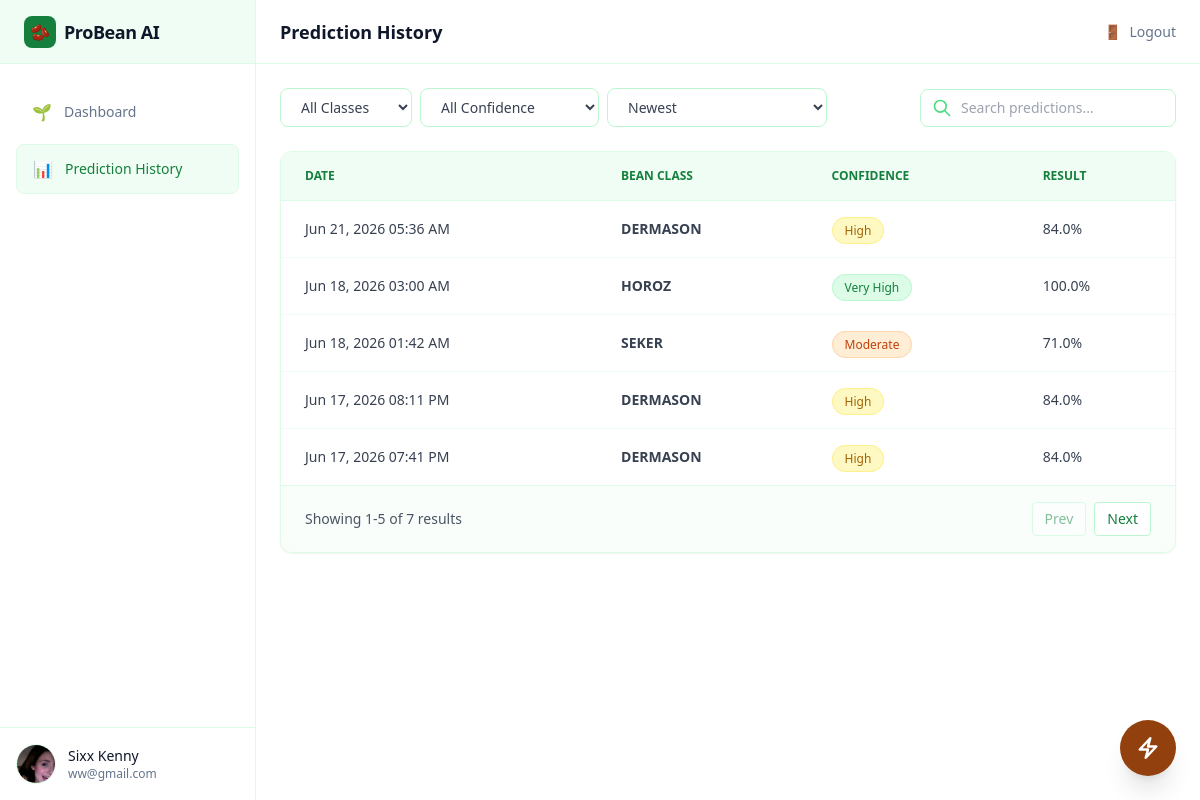
The app's page /history (signed in), older data.
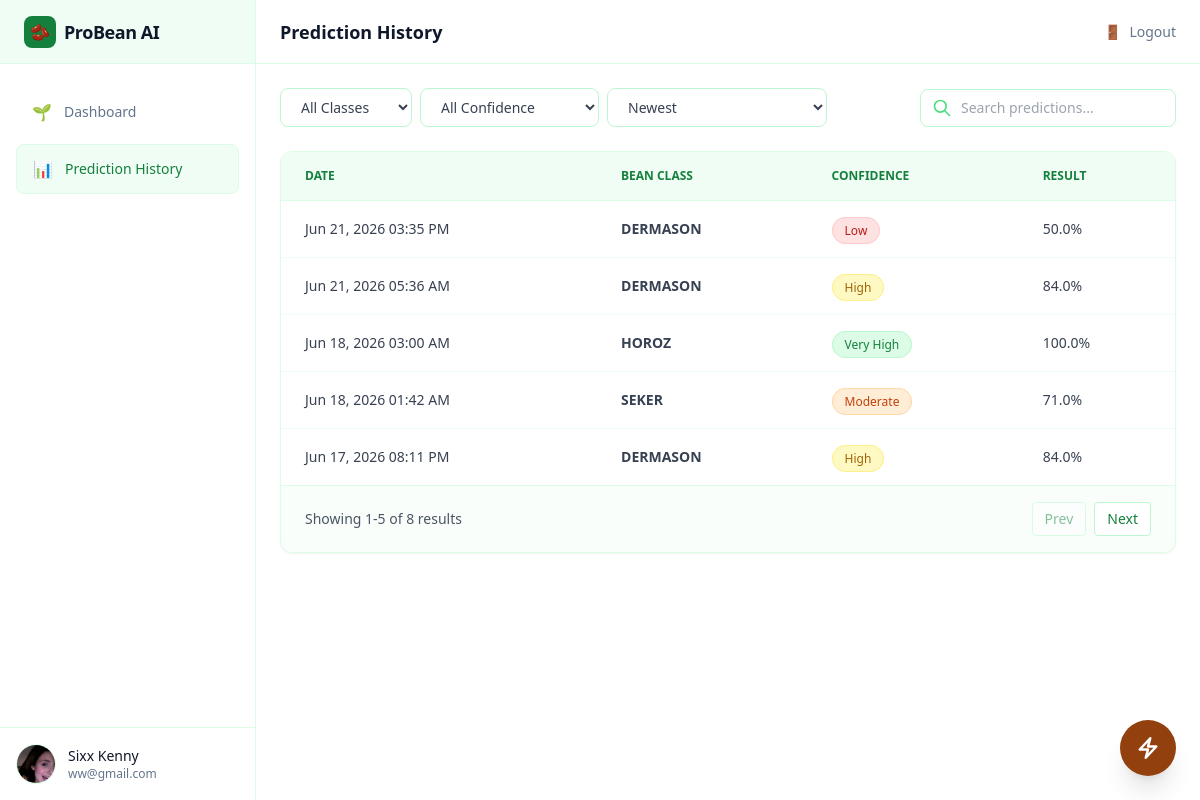
The same page, newer data.
### models/user.py (models this page shows, shortened)
class User(db.Model):
    id = db.Column(
        db.Integer,
        primary_key=True
    )
    name = db.Column(
        db.String(100),
        nullable=False
    )
    username = db.Column(
        db.String(25),
        unique=True,
        nullable=False
    )
    email = db.Column(
        db.String(120),
        unique=True,
        nullable=False
    )
    password_hash = db.Column(
        db.String(255),
        nullable=False
    )
    avatar = db.Column(
        db.String(255),
        nullable=True
    )

### models/prediction.py (models this page shows)
class Prediction(db.Model):
    id = db.Column(
        db.Integer,
        primary_key=True
    )
    user_id = db.Column(
        db.Integer,
        db.ForeignKey("user.id"),
        nullable=True
    )
    prediction = db.Column(
        db.String(50)
    )
    confidence = db.Column(
        db.Float
    )
    input_data = db.Column(
        db.Text
    )
    created_at = db.Column(
        db.DateTime,
        default=datetime.utcnow
    )

### routes/main.py (the view)
@main.route("/history")
def history():
    if session.get("guest"):
        return redirect(url_for("main.dashboard"))
    if "username" not in session:
        return redirect(url_for("auth.login_page"))
    user = User.query.filter_by(
        username=session["username"]
    ).first()
    predictions = Prediction.query.filter_by(
        user_id=user.id
    ).order_by(
        Prediction.created_at.desc()
    ).all()
    return render_template(
        "main/history.html",
        user=user,
        predictions=predictions
    )

### app.py (called while the page is built)
@app.after_request
def add_header(response):
    response.headers["Cache-Control"] = "no-store, no-cache, must-revalidate, max-age=0"
    response.headers["Pragma"] = "no-cache"
    response.headers["Expires"] = "0"
    return response

### templates/main/history.html (shortened to what this page needs)
{% extends "main/base.html" %}
{% block page_title %}
Prediction History
{% endblock %}
{% block content %}
<main>
    <div class="p-6 space-y-6">
        <div class="flex flex-col sm:flex-row gap-4 justify-between items-start sm:items-center">
            <div class="flex gap-2 flex-wrap">
                <select id="classFilter"
                    onchange="filterTable()"
                    class="px-4 py-2 bg-white border border-green-200 rounded-lg text-sm text-gray-700 focus:outline-none focus:ring-2 focus:ring-green-500">
                    <option value="ALL">All Classes</option>
                </select>
                <select id="confidenceFilter"
                    onchange="filterTable()"
                    class="px-4 py-2 bg-white border border-green-200 rounded-lg text-sm text-gray-700 focus:outline-none focus:ring-2 focus:ring-green-500">
                    <option value="ALL">All Confidence</option>
                </select>
                <select id="sortFilter"
                    onchange="filterTable()"
                    class="px-4 py-2 bg-white border border-green-200 rounded-lg text-sm text-gray-700 focus:outline-none focus:ring-2 focus:ring-green-500">
                    <option value="newest">Newest</option>
                </select>
            </div>
            <div class="relative">
                <svg xmlns="http://www.w3.org/2000/svg"
                     class="h-5 w-5 text-green-400 absolute left-3 top-1/2 -translate-y-1/2"
                     fill="none" viewBox="0 0 24 24" stroke="currentColor">
                    <path stroke-linecap="round" stroke-linejoin="round" stroke-width="2"
                          d="M21 21l-6-6m2-5a7 7 0 11-14 0 7 7 0 0114 0z" />
                </svg>
                <input id="searchInput" type="text" placeholder="Search predictions..."
                    class="pl-10 pr-4 py-2 bg-white border border-green-200 rounded-lg text-gray-700 placeholder-gray-400 focus:outline-none focus:ring-2 focus:ring-green-500 text-sm w-full sm:w-64">
            </div>
        </div>
        <div class="bg-white rounded-xl border border-green-100 shadow-sm overflow-hidden">
            <div class="overflow-x-auto">
                <table class="w-full">
                    <thead class="bg-green-50">
                        <tr class="border-b border-green-100">
                            <th class="text-left text-xs font-semibold text-green-700 uppercase px-6 py-4">
                                Date
                            </th>
                            <th class="text-left text-xs font-semibold text-green-700 uppercase px-6 py-4">
                                Bean Class
                            </th>
                            <th class="text-left text-xs font-semibold text-green-700 uppercase px-6 py-4">
                                Confidence
                            </th>
                            <th class="text-left text-xs font-semibold text-green-700 uppercase px-6 py-4">
                                Result
                            </th>
                        </tr>
                    </thead>
                    <tbody class="divide-y divide-green-50">
                        {% for p in predictions %}
                        <tr
                            class="hover:bg-green-50 transition cursor-pointer"
                            title="Click to view details"
                            data-class="{{ p.prediction }}"
                            data-confidence="{{ p.confidence }}"
                            data-date="{{ p.created_at.timestamp() }}"
                            onclick="openPredictionModalHistory(this)"
                            data-input='{{ p.input_data | e }}'
                        >
                            <td class="px-6 py-4 text-sm text-gray-700">
                                {{ p.created_at.strftime('%b %d, %Y %I:%M %p') }}
                            </td>
                            <td class="px-6 py-4 text-sm text-gray-700 font-semibold">
                                {{ p.prediction }}
                            </td>
                            <td class="px-6 py-4">
                                {% if p.confidence >= 90 %}
                                    <span class="px-3 py-1 text-xs rounded-full bg-green-100 text-green-700 border border-green-200">
                                        Very High
                                    </span>
                                {% elif p.confidence >= 75 %}
                                    <span class="px-3 py-1 text-xs rounded-full bg-yellow-100 text-yellow-700 border border-yellow-200">
                                        High
                                    </span>
                                {% elif p.confidence >= 60 %}
                                    <span class="px-3 py-1 text-xs rounded-full bg-orange-100 text-orange-700 border border-orange-200">
                                        Moderate
                                    </span>
                                {% else %}
                                    <span class="px-3 py-1 text-xs rounded-full bg-red-100 text-red-700 border border-red-200">
                                        Low
                                    </span>
                                {% endif %}
                            </td>
                            <td class="px-6 py-4 text-sm text-gray-700">
                                {{ p.confidence }}%
                            </td>
                        </tr>
                        {% else %}
                        <tr id="noDataRow">
                            <td colspan="4" class="px-6 py-10 text-center text-sm text-gray-500">
                                No predictions found yet.
                            </td>
                        </tr>
                        {% endfor %}
                    </tbody>
                </table>
            </div>
            <div class="flex items-center justify-between px-6 py-4 border-t border-green-100 bg-green-50/40">
                <p id="paginationInfo" class="text-sm text-gray-600"></p>
                <div class="flex gap-2">
                    <button id="prevBtn"
                        onclick="prevPage()"
                        class="px-3 py-1.5 text-sm text-green-700 bg-white border border-green-200 rounded hover:bg-green-50">
                        Prev
                    </button>
                    <button id="nextBtn"
                        onclick="nextPage()"
                        class="px-3 py-1.5 text-sm text-green-700 bg-white border border-green-200 rounded hover:bg-green-50">
                        Next
                    </button>
                </div>
            </div>
        </div>
    </div>
</main>
{% endblock %}

### templates/main/base.html (shortened to what this page needs)
<!DOCTYPE html>
<html lang="en">
<head>
    <script src="https://cdn.tailwindcss.com"></script>
    <link rel="stylesheet" href="{{ url_for('static', filename='css/components/scrollbar.css') }}">
    <link rel="stylesheet" href="{{ url_for('static', filename='css/components/fonts.css') }}">
</head>
<body class="bg-white text-slate-700 antialiased selection:bg-green-500 selection:text-white overflow-x-hidden">
    <aside id="main-sidebar"
           class="fixed left-0 top-0 h-full w-64 bg-white border-r border-green-100 flex flex-col z-50
                  -translate-x-full lg:translate-x-0 transition-transform duration-300 ease-in-out">
        <a href="javascript:location.reload()" class="h-16 flex items-center px-6 border-b border-green-100 hover:bg-green-50 transition">
            <div class="flex items-center gap-2">
                <div class="h-8 w-8 bg-green-700 rounded-lg flex items-center justify-center text-white font-bold">
                    🫘
                </div>
                <span class="text-slate-900 font-bold text-lg tracking-tight">
                    ProBean AI
                </span>
            </div>
        </a>
        {% set active_class = "flex items-center gap-3 px-4 py-3 bg-green-50 text-green-700 rounded-lg border border-green-100" %}
        {% set inactive_class = "flex items-center gap-3 px-4 py-3 text-slate-500 hover:text-green-700 hover:bg-green-50 rounded-lg transition" %}
        <nav class="flex-1 px-4 py-6 space-y-2">
            <a href="{{ url_for('main.dashboard') }}"
               class="{{ active_class if request.endpoint == 'main.dashboard' else inactive_class }}">
                🌱
                <span class="text-sm font-medium">Dashboard</span>
            </a>
            {% if not session.get("guest") %}
            <a href="{{ url_for('main.history') }}"
               class="{{ active_class if request.endpoint == 'main.history' else inactive_class }}">
                📊
                <span class="text-sm font-medium">Prediction History</span>
            </a>
            {% endif %}
        </nav>
        <a href="{{ url_for('main.settings') }}"
           class="block p-4 border-t border-green-100 hover:bg-green-50 transition">
            <div class="flex items-center gap-3">
                {% if session.get("guest") %}
                    <div class="h-10 w-10 rounded-full bg-green-100 flex items-center justify-center">
                        <span class="text-green-700 font-semibold text-sm">
                            GU
                        </span>
                    </div>
                {% elif user.avatar %}
                    <img src="{{ url_for('static', filename='uploads/' + user.avatar) }}"
                        class="h-10 w-10 rounded-full object-cover border border-green-100">
                {% else %}
                    <div class="h-10 w-10 rounded-full bg-green-100 flex items-center justify-center">
                        <span class="text-green-700 font-semibold text-sm">
                            {{ user.name[:2].upper() }}
                        </span>
                    </div>
                {% endif %}
                <div class="flex-1 min-w-0">
                    {% if session.get("guest") %}
                        <p class="text-sm font-medium text-slate-900 truncate">
                            Guest User
                        </p>
                        <p class="text-xs text-slate-500 truncate">
                            Predictions will not be saved
                        </p>
                    {% else %}
                        <p class="text-sm font-medium text-slate-900 truncate">
                            {{ user.name }}
                        </p>
                        <p class="text-xs text-slate-500 truncate">
                            {{ user.email }}
                        </p>
                    {% endif %}
                </div>
            </div>
        </a>
    </aside>
    <main class="lg:pl-64 min-h-screen bg-white transition-all duration-300">
        <header class="h-16 bg-white/80 backdrop-blur border-b border-green-100 flex items-center justify-between px-4 sm:px-6 sticky top-0 z-30">
            <div class="flex items-center gap-3">
                <h1 class="text-base sm:text-lg font-semibold text-slate-900">
                    {% block page_title %}{% endblock %}
                </h1>
            </div>
            <a href="{{ url_for('auth.logout') }}"
               class="text-sm text-slate-500 hover:text-green-700 transition flex items-center gap-2">
                🚪 <span class="hidden sm:inline">Logout</span>
            </a>
        </header>
        {% block content %}
        {% endblock %}
        <div class="fixed bottom-6 right-6 z-40 group flex items-center">
            <button onclick="openPredictionModal()"
                class="w-14 h-14 rounded-full bg-amber-800 text-white shadow-xl
                    hover:bg-amber-900 hover:scale-110 active:scale-95
                    flex items-center justify-center transition-all duration-300
                    animate-pulse hover:animate-none">
                <svg xmlns="http://www.w3.org/2000/svg" fill="none" viewBox="0 0 24 24" stroke-width="2.5" stroke="currentColor" class="w-6 h-6">
                    <path stroke-linecap="round" stroke-linejoin="round" d="m3.75 13.5 10.5-11.25L12 10.5h8.25L9.75 21.75 12 13.5H3.75Z" />
                </svg>
            </button>
        </div>
    </main>
</body>
</html>

Row changes from the older to the newer data that the page shows:
no longer on this page (row unchanged): Prediction: created_at "Jun 17, 2026 07:41 PM", prediction "DERMASON", shows "High", confidence "84.0"
added Prediction: created_at "Jun 21, 2026 03:35 PM", prediction "DERMASON", shows "Low", confidence "50.0"
Text that changed along with them:
text written by a page script: "Showing 1-5 of 7 results" → "Showing 1-5 of 8 results"
